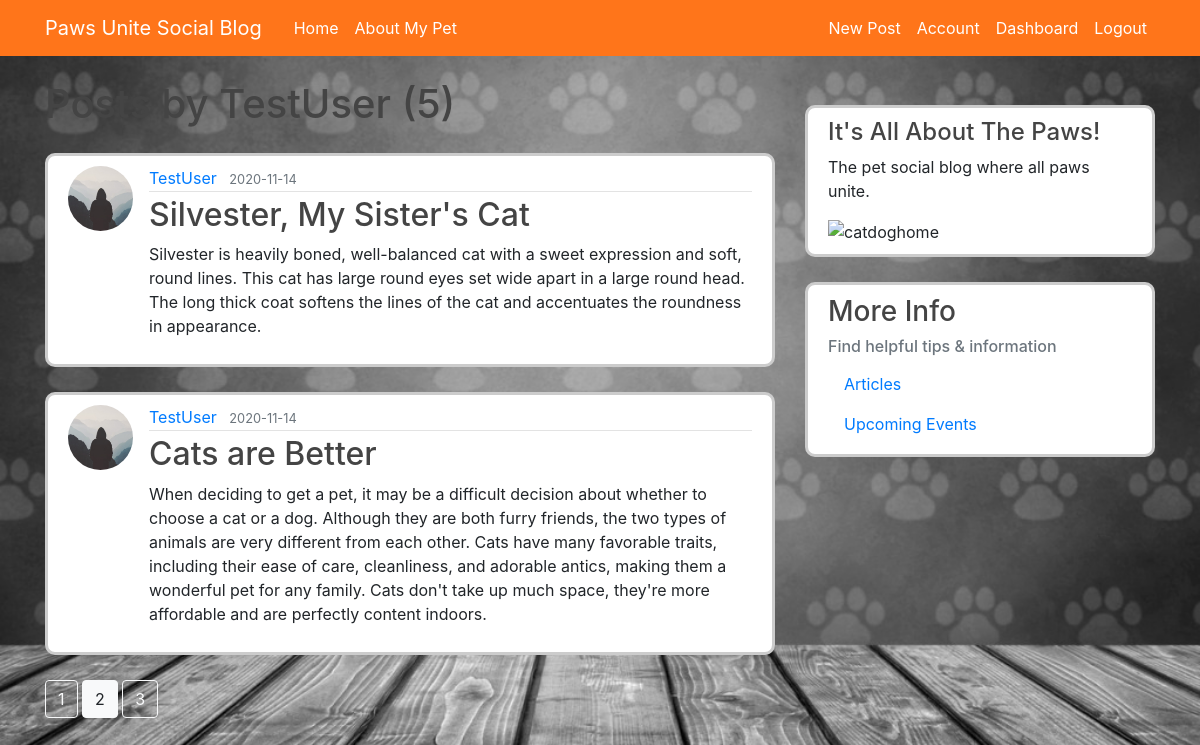
The app's page /user/TestUser?page=2 (signed in) with its own data.
### socialblog/model.py (models this page shows, shortened)
class User(db.Model, UserMixin):
    id = db.Column(db.Integer, primary_key=True)
    username = db.Column(db.String(20), unique=True, nullable=False)
    email = db.Column(db.String(120), unique=True, nullable=False)
    image_file = db.Column(db.String(20), nullable=False,
                           default='default.jpg')
    password = db.Column(db.String(60), nullable=False)
    posts = db.relationship('Post', backref='author', lazy=True)

class Post(db.Model):
    id = db.Column(db.Integer, primary_key=True)
    title = db.Column(db.String(100), nullable=False)
    date_posted = db.Column(db.DateTime, nullable=False,
                            default=datetime.utcnow)
    content = db.Column(db.Text, nullable=False)
    image = db.Column(db.String, default=None, nullable=True)
    user_id = db.Column(db.Integer, db.ForeignKey('user.id'), nullable=False)

### socialblog/routes.py (the view)
@app.route("/user/<string:username>")
def user_posts(username):
    page = request.args.get('page', 1, type=int)
    user = User.query.filter_by(username=username).first_or_404()
    posts = Post.query.filter_by(author=user)\
        .order_by(Post.date_posted.desc())\
        .paginate(page=page, per_page=2)
    return render_template('user_posts.html', posts=posts, user=user)

### socialblog/model.py (called while the page is built)
@login_manager.user_loader
def load_user(user_id):
    return User.query.get(int(user_id))

### socialblog/templates/user_posts.html
{% extends "layout.html" %}
{% block content %}
<h1 class="mb-3">Posts by {{ user.username }} ({{ posts.total }})</h1>
{% for post in posts.items %}
<article class="media content-section">
    <img class="rounded-circle article-img"
        src="{{ url_for('static', filename='profile_pics/' + post.author.image_file) }}">
    <div class="media-body">
        <div class="article-metadata">
            <a class="mr-2"
                href="{{ url_for('user_posts', username=post.author.username) }}">{{ post.author.username }}</a>
            <small class="text-muted">{{ post.date_posted.strftime('%Y-%m-%d') }}</small>
        </div>
        <h2><a class="article-title" href="{{ url_for('post', post_id=post.id) }}">{{ post.title }}</a></h2>
        <p class="article-content">{{ post.content }}</p>
    </div>
</article>
{% endfor %}
{% for page_num in posts.iter_pages(left_edge=1, right_edge=1, left_current=1, right_current=2) %}
{% if page_num %}
{% if posts.page == page_num %}
<a class="btn btn-light mb-4"
    href="{{ url_for('user_posts', username=user.username, page=page_num) }}">{{ page_num }}</a>
{% else %}
<a class="btn btn-outline-light mb-4"
    href="{{ url_for('user_posts', username=user.username, page=page_num) }}">{{ page_num }}</a>
{% endif %}
{% else %}
...
{% endif %}
{% endfor %}
{% endblock content %}

### socialblog/static/main.css (style rules this page uses)
body { background-color: #ffffff; background-image: url(/static/bwpaws.jpg); background-size: cover; background-position: center; margin-top: 5rem; background-repeat: no-repeat; }
h1, h2, h3, h4, h5, h6 { color: #444444; }
.content-section { background: #ffffff; padding: 10px 20px; border: 3px solid #cccccc; border-radius: 10px; margin-top: 25px; margin-bottom: 25px; }
.article-title { color: #444444; }
.article-content { white-space: pre-line; }
.article-img { height: 65px; width: 65px; margin-right: 16px; }
.article-metadata { padding-bottom: 1px; margin-bottom: 4px; border-bottom: 1px solid #e3e3e3 }

### records on screen
User: username "TestUser"
Post: image_file (placeholder picture), author.username "TestUser", date_posted "2020-11-14", title "Silvester, My Sister's Cat", content "Silvester is heavily boned, well-balanced cat with a sweet expression and soft, round lines. This cat has large round eyes set wide apart in a large round head. The long thick coat softens the lines of the cat and accentuates the roundness in appearance."
Post: image_file (placeholder picture), author.username "TestUser", date_posted "2020-11-14", title "Cats are Better", content "When deciding to get a pet, it may be a difficult decision about whether to choose a cat or a dog. Although they are both furry friends, the two types of animals are very different from each other. Cats have many favorable traits, including their ease of care, cleanliness, and adorable antics, making them a wonderful pet for any family. Cats don't take up much space, they're more affordable and are perfectly content indoors."

### other values on screen
{{ posts.total }} "5"
{{ page_num }} "1" "3"
{{ page_num }} "2"
